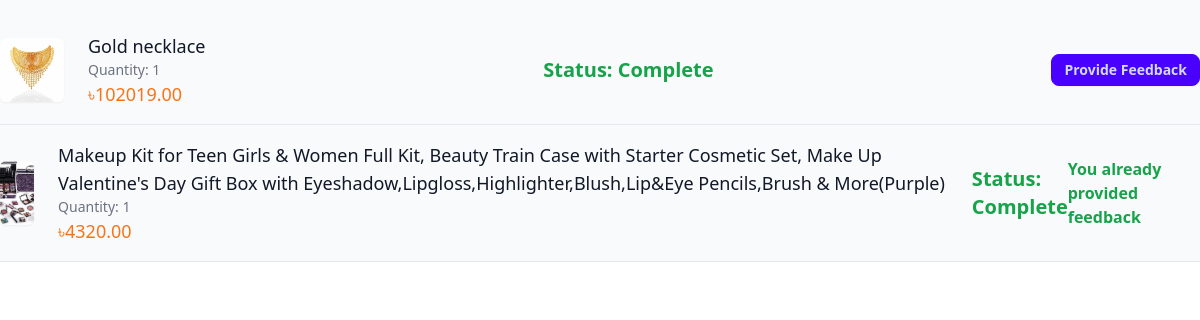
Screenshot of /Customer_dashboard/CompleteOrder.php (signed in) with the database file from the repository.
### tables this page shows
CREATE TABLE `order_items` (
  `order_item_id` int(11) NOT NULL,
  `order_id` int(11) DEFAULT NULL,
  `product_id` int(11) DEFAULT NULL,
  `Sh_product_id` int(11) DEFAULT NULL,
  `art_id` int(11) DEFAULT NULL,
  `quantity` int(11) DEFAULT 1,
  `order_amount` decimal(10,2) DEFAULT NULL,
  `status` enum('Pending','Canceled','Shipping','Complete') DEFAULT 'Pending',
  `created_at` timestamp NOT NULL DEFAULT current_timestamp()
);

CREATE TABLE `product_info` (
  `Product_id` int(11) NOT NULL,
  `Product_code` varchar(50) NOT NULL,
  `Product_name` varchar(255) NOT NULL,
  `Product_category` varchar(100) DEFAULT NULL,
  `Product_Description` text DEFAULT NULL,
  `Product_image_path` varchar(255) DEFAULT NULL,
  `Old_price` decimal(10,2) DEFAULT NULL,
  `New_price` decimal(10,2) DEFAULT NULL,
  `Stock_quantity` int(11) DEFAULT NULL,
  `Stock_status` varchar(50) DEFAULT NULL,
  `Rating` decimal(3,2) DEFAULT NULL
);

### Customer_dashboard/CompleteOrder.php (the view, shortened to what this page needs)
<?php
include "../Database_Connection/DB_Connection.php";
$orders = [];
$errorMsg = '';
$userId = isset($_SESSION['user_id']) ? $_SESSION['user_id'] : null;
if ($userId) {
    $ordersQuery = "SELECT order_id FROM orders WHERE customer_id = ?";
    if ($stmt = $conn->prepare($ordersQuery)) {
        $stmt->bind_param("i", $userId);
        $stmt->execute();
        $result = $stmt->get_result();
        if ($result->num_rows > 0) {
            while ($order = $result->fetch_assoc()) {
                $orderId = $order['order_id'];
                $itemsQuery = "SELECT oi.order_item_id, pi.Product_id, pi.Product_name, pi.Product_image_path,
                                      oi.quantity, oi.order_amount, oi.status
                               FROM order_items oi
                               JOIN product_info pi ON oi.product_id = pi.Product_id
                               WHERE oi.order_id = ?";
                if ($itemsStmt = $conn->prepare($itemsQuery)) {
                    $itemsStmt->bind_param("i", $orderId);
                    $itemsStmt->execute();
                    $itemsResult = $itemsStmt->get_result();
                    $orderItems = [];
                    if ($itemsResult->num_rows > 0) {
                        while ($item = $itemsResult->fetch_assoc()) {
                            if ($item['status'] == 'Complete') {
                                $checkReviewQuery = "SELECT review_id FROM review WHERE customer_id = ? AND product_id = ?";
                                if ($reviewStmt = $conn->prepare($checkReviewQuery)) {
                                    $reviewStmt->bind_param("ii", $userId, $item['Product_id']);
                                    $reviewStmt->execute();
                                    $reviewStmt->store_result();
                                    if ($reviewStmt->num_rows > 0) {
                                        $item['already_reviewed'] = true;
                                    } else {
                                        $item['already_reviewed'] = false;
                                    }
                                }
                                $orderItems[] = $item;
                            }
                        }
                    }
                    if (!empty($orderItems)) {
                        $orders[] = [
                            'order' => $order,
                            'items' => $orderItems
                        ];
                    }
                } else {
                    $errorMsg = "Error preparing items query: " . $conn->error;
                }
            }
        } else {
            $errorMsg = "No orders found for this user.";
        }
    } else {
        $errorMsg = "Error preparing orders query: " . $conn->error;
    }
} else {
    $errorMsg = "User ID not provided.";
}
?>
<!DOCTYPE html>
<html lang="en">
<head>
    <link href="https://cdn.jsdelivr.net/npm/tailwindcss@^2.0/dist/tailwind.min.css" rel="stylesheet">
    <link href="https://cdn.jsdelivr.net/npm/daisyui@4.12.10/dist/full.min.css" rel="stylesheet" type="text/css">
    <script src="https://cdn.tailwindcss.com"></script>
    <link rel="stylesheet" href="https://cdnjs.cloudflare.com/ajax/libs/font-awesome/6.0.0-beta3/css/all.min.css">
</head>
<body class="bg-gray-50 font-sans">
<?php
if (!empty($orders)) {
    echo '<div class="order-container">';
    foreach ($orders as $orderData) {
        $items = $orderData['items'];
        if (!empty($items)) {
            echo "<div class='mt-4'>";
            foreach ($items as $item) {
                $status = htmlspecialchars($item['status']);
                $statusClass = 'text-green-600';
                $alreadyReviewed = $item['already_reviewed'];
                echo <<<HTML
                <div class="flex items-center justify-between py-4 border-b">
                    <div class="flex items-center space-x-6">
                        <a href="../Products/Product_view.php?product_id={$item['Product_id']}">
                            <img src="{$item['Product_image_path']}" alt="{$item['Product_name']}" class="w-16 h-16 object-cover rounded-md shadow-sm"/>
                        </a>
                        <div class="flex flex-col">
                            <a href="../Products/Product_view.php?product_id={$item['Product_id']}">
                                <span class="text-lg font-medium text-gray-900">{$item['Product_name']}</span>
                            </a>
                            <span class="text-sm text-gray-500">Quantity: {$item['quantity']}</span>
                            <span class="text-lg text-orange-500">৳{$item['order_amount']}</span>
                        </div>
                    </div>
                    <div class="flex justify-center items-center">
                        <span class="text-xl font-bold {$statusClass}">Status: {$status}</span>
                    </div>
HTML;
                if ($alreadyReviewed) {
                    echo <<<HTML
                    <div class="text-green-600 font-bold">You already provided feedback</div>
HTML;
                } else {
                    echo <<<HTML
                    <button class="btn btn-sm btn-primary feedback-btn" data-order-item-id="{$item['order_item_id']}">Provide Feedback</button>
HTML;
                }
                echo "</div>";
            }
            echo "</div>";
        } else {
            echo "<p>No completed items found for this order.</p>";
        }
        echo "</div>";
    }
} else {
    echo "<p>$errorMsg</p>";
}
?>
</body>
</html>

### Customer_dashboard/CompleteOrder.php (style rules this page uses)
.order-container { max-height: 500px; overflow-y: auto; }

### rows the page displays
order_items: product_info.Product_image_path (picture), product_info.Product_name "Gold necklace", quantity "1", order_amount "102019.00", status "Complete"
order_items: product_info.Product_image_path (picture), product_info.Product_name "Makeup Kit for Teen Girls & Women Full Kit, Beauty Train Case with Starter Cosmetic Set, Make Up Valentine's Day Gift Box with Eyeshadow,Lipgloss,Highlighter,Blush,Lip&Eye Pencils,Brush & More(Purple)", quantity "1", order_amount "4320.00", status "Complete", shows "You already provided feedback"
